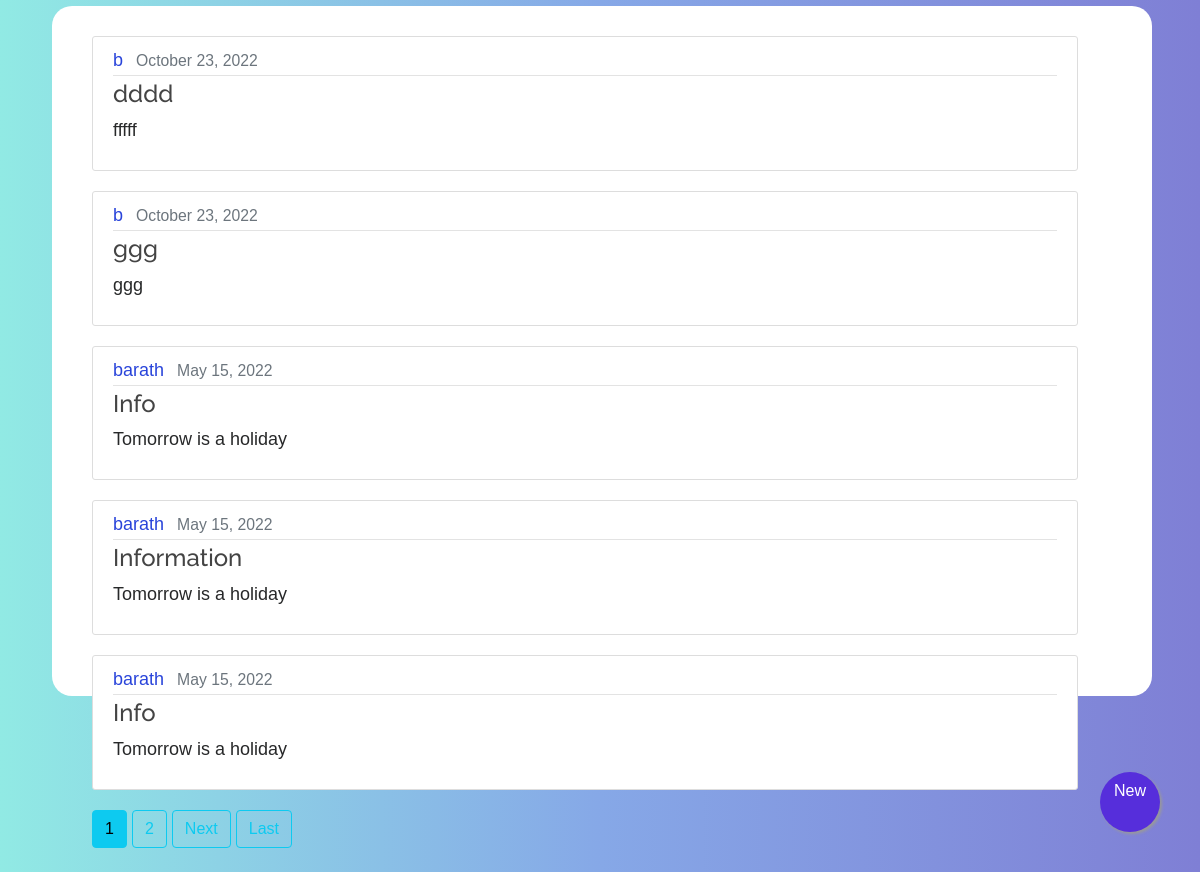
Screenshot of /blog/ with the database file from the repository.
### blog/models.py (models this page shows, shortened)
class Post(models.Model):
    title = models.CharField(max_length=100)
    content = models.TextField()
    date_posted = models.DateTimeField(default=timezone.now)
    author = models.ForeignKey(User, on_delete=models.CASCADE)

### blog/views.py (the view)
# urls.py: path('blog/', PostListView.as_view(), name='blog-home'),
class PostListView(ListView):
    model = Post
    template_name = 'blog/home.html'  # <app>/<model>_<viewtype>.html
    context_object_name = 'posts'
    ordering = ['-date_posted']
    paginate_by = 5

### blog/templates/blog/home.html (shortened to what this page needs)
{% extends "blog/base.html" %}
{% block content %}
  <div  class="main" style="border-radius: 20px;margin-left: 10px; width: 1100px; margin-top: -75px; padding: 30px;" >
    <div class="main" style="border-radius: 20px;margin-left: 10px;">
       {% for post in posts %}
       <article class="media content-section" style="width: 120%;" >
         <div class="media-body">
           <div class="article-metadata">
            <a class="mr-2" style="color: #2944da;">{{ post.author }}</a>
            <small class="text-muted">{{ post.date_posted|date:"F d, Y" }}</small>
           </div>
           <h4><a class="article-title" href="{% url 'post-detail' post.id %}">{{ post.title }}</a></h4>
           <p class="article-content">{{ post.content }}</p>
         </div>
       </article>
   {% endfor %}
   {% if is_paginated %}
     {% for num in page_obj.paginator.page_range %}
       {% if page_obj.number == num %}
         <a class="btn btn-info mb-4" href="?page={{ num }}">{{ num }}</a>
       {% elif num > page_obj.number|add:'-3' and num < page_obj.number|add:'3' %}
         <a class="btn btn-outline-info mb-4" href="?page={{ num }}">{{ num }}</a>
       {% endif %}
     {% endfor %}
     {% if page_obj.has_next %}
       <a class="btn btn-outline-info mb-4" href="?page={{ page_obj.next_page_number }}">Next</a>
       <a class="btn btn-outline-info mb-4" href="?page={{ page_obj.paginator.num_pages }}">Last</a>
     {% endif %}
   {% endif %}
  </div></div>
<a href="{%url 'post-create'%}" class="float"  >
<i class="fa fa-plus my-float" style="color: #f2f0ef;"><button class="btn success" style="color: white;">New</button></i>
</a>
{% endblock content %}

### blog/templates/blog/base.html (shortened to what this page needs)
{% load static %}
<!DOCTYPE html>
<html>
<head>
    <link rel="stylesheet" href="https://maxcdn.bootstrapcdn.com/bootstrap/4.0.0/css/bootstrap.min.css">
    <link rel="stylesheet" type="text/css" href="{% static 'blog/main.css' %}">
  <link href="{% static 'blog/assets/vendor/aos/aos.css' %}" rel="stylesheet">
  <link href="{% static 'blog/assets/vendor/bootstrap/css/bootstrap.min.css' %}" rel="stylesheet">
  <link href="{% static 'blog/assets/vendor/bootstrap-icons/bootstrap-icons.css' %}" rel="stylesheet">
  <link href="{% static 'blog/assets/vendor/boxicons/css/boxicons.min.css' %}" rel="stylesheet">
  <link href="{% static 'blog/assets/vendor/glightbox/css/glightbox.min.css' %}" rel="stylesheet">
  <link href="{% static 'blog/assets/vendor/swiper/swiper-bundle.min.css' %}" rel="stylesheet">
  <link href="{% static 'blog/assets/css/style.css' %}" rel="stylesheet">
</head>
<body style="background: #7f7fd5;
background: -webkit-linear-gradient(to right, #91eae4, #86a8e7, #7f7fd5);
background: linear-gradient(to right, #91eae4, #86a8e7, #7f7fd5);">
    <main role="main" class="container">
      <div class="row">
        <div class="col-md-8">
          <br><br><br>
          {% block content %}{% endblock %}
        </div>
      </div>
    </main>
</body>
</html>

### blog/static/blog/main.css (style rules this page uses)
body { background:url("../blog/we.png"); color: #333333; margin-top: 5rem; }
h1, h2, h3, h4, h5, h6 { color: #444444; }
.content-section { background: #ffffff; padding: 10px 20px; border: 1px solid #dddddd; border-radius: 3px; margin-bottom: 20px; }
.article-title { color: #444444; }
.article-content { white-space: pre-line; }
.article-metadata { padding-bottom: 1px; margin-bottom: 4px; border-bottom: 1px solid #e3e3e3 }
.main { float: left; width: 79%; height: 690px; background-color: rgb(255, 255, 255); position: relative; font-family: helvetica, verdana, sans-serif; }
body { background-color: #F4FF81; padding: 0; margin: 0; font-size: 16px; border-radius: 10px; font-family: sans-serif; }

### blog/static/blog/assets/css/style.css (style rules this page uses)
body { font-family: "Open Sans", sans-serif; color: #272829; }
a { color: #ffffff; text-decoration: none; }
h1, h2, h3, h4, h5, h6 { font-family: "Raleway", sans-serif; }

### blog/templates/blog/home.html (style rules this page uses)
* { padding:0;margin:0; }
body { font-family:Verdana, Geneva, sans-serif; font-size:18px; background-color:#CCC; }
.float { position:fixed; width:60px; height:60px; bottom:40px; right:40px; background-color:#562edb;; color:#FFF; border-radius:50px; text-align:center; box-shadow: 2px 2px 3px #999; }
.my-float { margin-top:22px; }

### rows the page displays
Post: author "b", date_posted "October 23, 2022", title "dddd", content "fffff"
Post: author "b", date_posted "October 23, 2022", title "ggg", content "ggg"
Post: author "barath", date_posted "May 15, 2022", title "Info", content "Tomorrow is a holiday"
Post: author "barath", date_posted "May 15, 2022", title "Information", content "Tomorrow is a holiday"
Post: author "barath", date_posted "May 15, 2022", title "Info", content "Tomorrow is a holiday"

### other values shown
{{ num }} "1"
{{ num }} "2"
